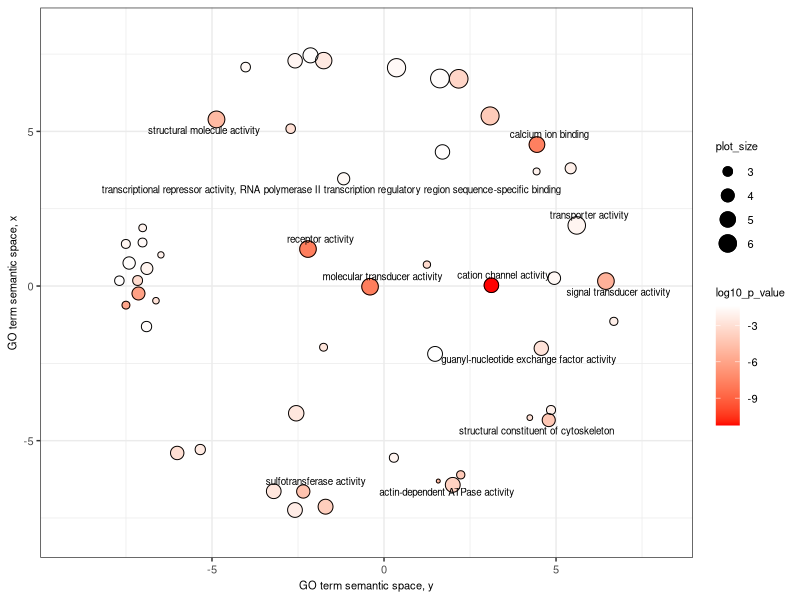

This chart was generated by the following R code:


# A plotting R script produced by the REVIGO server at http://revigo.irb.hr/
# If you found REVIGO useful in your work, please cite the following reference:
# Supek F et al. "REVIGO summarizes and visualizes long lists of Gene Ontology
# terms" PLoS ONE 2011. doi:10.1371/journal.pone.0021800


# --------------------------------------------------------------------------
# If you don't have the ggplot2 package installed, uncomment the following line:
# install.packages( "ggplot2" );
library( ggplot2 );
# --------------------------------------------------------------------------
# If you don't have the scales package installed, uncomment the following line:
# install.packages( "scales" );
library( scales );
library( ggrepel );


# --------------------------------------------------------------------------
# Here is your data from REVIGO. Scroll down for plot configuration options.

revigo.names <- c("term_ID","description","frequency_%","plot_X","plot_Y","plot_size","log10_p_value","uniqueness","dispensability");
revigo.data <- rbind(c("GO:0001227","transcriptional repressor activity, RNA polymerase II transcription regulatory region sequence-specific binding", 0.039,-1.173, 3.468, 3.743,-1.7020,0.973,0.000),
c("GO:0004871","signal transducer activity", 2.778, 6.450, 0.159, 5.592,-5.3565,0.987,0.000),
c("GO:0004872","receptor activity", 2.694,-2.210, 1.196, 5.579,-7.8239,0.695,0.000),
c("GO:0005085","guanyl-nucleotide exchange factor activity", 0.244, 4.571,-2.013, 4.537,-2.8601,0.961,0.000),
c("GO:0005198","structural molecule activity", 3.268,-4.870, 5.387, 5.663,-4.9208,0.987,0.000),
c("GO:0005200","structural constituent of cytoskeleton", 0.079, 4.788,-4.335, 4.046,-4.2596,0.972,0.000),
c("GO:0005215","transporter activity", 8.494, 5.602, 1.960, 6.078,-1.9115,0.988,0.000),
c("GO:0005261","cation channel activity", 0.299, 3.121, 0.024, 4.625,-11.2441,0.628,0.000),
c("GO:0005509","calcium ion binding", 0.967, 4.445, 4.574, 5.134,-7.6990,0.937,0.000),
c("GO:0030898","actin-dependent ATPase activity", 0.002, 1.577,-6.306, 2.389,-4.9586,0.975,0.000),
c("GO:0060089","molecular transducer activity", 2.707,-0.406,-0.021, 5.581,-7.8239,0.987,0.000),
c("GO:0008146","sulfotransferase activity", 0.093,-2.347,-6.643, 4.118,-4.5086,0.976,0.016),
c("GO:0042165","neurotransmitter binding", 0.003, 1.247, 0.693, 2.616,-3.2218,0.964,0.034),
c("GO:1901338","catecholamine binding", 0.004,-1.757,-1.979, 2.700,-2.6840,0.959,0.035),
c("GO:0071813","lipoprotein particle binding", 0.004, 6.680,-1.142, 2.744,-2.2118,0.938,0.035),
c("GO:0001540","beta-amyloid binding", 0.007,-2.713, 5.087, 3.006,-2.9626,0.954,0.037),
c("GO:0060090","binding, bridging", 0.052, 4.950, 0.254, 3.866,-1.7433,0.959,0.043),
c("GO:0005516","calmodulin binding", 0.072,-7.137,-0.241, 4.008,-6.2076,0.825,0.044),
c("GO:0005539","glycosaminoglycan binding", 0.107,-6.011,-5.398, 4.178,-3.0362,0.952,0.045),
c("GO:0033218","amide binding", 0.413, 1.484,-2.195, 4.764,-1.3684,0.954,0.051),
c("GO:0044877","macromolecular complex binding", 0.740,-2.552,-4.114, 5.018,-2.6073,0.952,0.054),
c("GO:0043565","sequence-specific DNA binding", 2.222,-1.753, 7.289, 5.495,-2.4908,0.921,0.074),
c("GO:0043167","ion binding",33.492, 2.171, 6.701, 6.673,-3.5229,0.937,0.106),
c("GO:0008296","3'-5'-exodeoxyribonuclease activity", 0.006, 0.287,-5.552, 2.915,-1.9307,0.974,0.113),
c("GO:0005543","phospholipid binding", 0.270, 1.699, 4.336, 4.579,-1.4516,0.940,0.138),
c("GO:0005540","hyaluronic acid binding", 0.011,-5.341,-5.287, 3.186,-2.4776,0.949,0.182),
c("GO:0008143","poly(A) binding", 0.008,-4.022, 7.079, 3.024,-1.7001,0.950,0.184),
c("GO:0003676","nucleic acid binding",21.226, 0.364, 7.059, 6.475,-1.6799,0.930,0.197),
c("GO:0016782","transferase activity, transferring sulfur-containing groups", 0.427,-1.699,-7.135, 4.779,-3.8861,0.975,0.198),
c("GO:0042166","acetylcholine binding", 0.003, 4.435, 3.705, 2.571,-2.0453,0.954,0.207),
c("GO:0004842","ubiquitin-protein transferase activity", 0.352,-3.205,-6.636, 4.695,-2.6716,0.975,0.222),
c("GO:0019787","ubiquitin-like protein transferase activity", 0.378,-2.588,-7.242, 4.726,-2.3288,0.975,0.223),
c("GO:0043169","cation binding",15.599, 3.083, 5.500, 6.342,-4.0506,0.930,0.224),
c("GO:0070405","ammonium ion binding", 0.018, 5.425, 3.807, 3.401,-2.1630,0.950,0.236),
c("GO:0000146","microfilament motor activity", 0.004, 2.230,-6.105, 2.755,-4.1487,0.974,0.238),
c("GO:0097159","organic cyclic compound binding",41.137, 1.625, 6.710, 6.763,-1.5290,0.936,0.262),
c("GO:0003774","motor activity", 0.399, 1.998,-6.429, 4.750,-3.6990,0.972,0.321),
c("GO:0034185","apolipoprotein binding", 0.002,-6.485, 1.007, 2.500,-2.1445,0.854,0.333),
c("GO:0031690","adrenergic receptor binding", 0.002,-6.629,-0.475, 2.520,-2.9208,0.837,0.333),
c("GO:0050431","transforming growth factor beta binding", 0.003,-7.015, 1.880, 2.667,-2.0453,0.845,0.340),
c("GO:0030506","ankyrin binding", 0.003,-7.501,-0.618, 2.691,-5.9586,0.843,0.341),
c("GO:0043548","phosphatidylinositol 3-kinase binding", 0.005,-7.019, 1.407, 2.874,-1.6803,0.848,0.349),
c("GO:0043236","laminin binding", 0.006,-7.504, 1.361, 2.890,-1.8557,0.847,0.350),
c("GO:0097110","scaffold protein binding", 0.007,-7.692, 0.172, 3.000,-1.4484,0.845,0.355),
c("GO:0017147","Wnt-protein binding", 0.009,-7.162, 0.178, 3.084,-3.2291,0.844,0.360),
c("GO:0043394","proteoglycan binding", 0.011,-6.903,-1.310, 3.195,-1.5262,0.837,0.365),
c("GO:0097493","structural molecule activity conferring elasticity", 0.002, 4.238,-4.256, 2.450,-2.9208,0.974,0.368),
c("GO:1990837","sequence-specific double-stranded DNA binding", 0.279,-2.584, 7.284, 4.595,-1.8642,0.918,0.375),
c("GO:0008307","structural constituent of muscle", 0.006, 4.854,-4.009, 2.912,-2.1643,0.973,0.392),
c("GO:0019838","growth factor binding", 0.034,-6.892, 0.567, 3.677,-1.9570,0.832,0.392),
c("GO:0030674","protein binding, bridging", 0.045,-7.408, 0.744, 3.801,-1.4806,0.830,0.399),
c("GO:0003690","double-stranded DNA binding", 0.508,-2.137, 7.459, 4.855,-1.4740,0.929,0.399));

one.data <- data.frame(revigo.data);
names(one.data) <- revigo.names;
one.data <- one.data [(one.data$plot_X != "null" & one.data$plot_Y != "null"), ];
one.data$plot_X <- as.numeric( as.character(one.data$plot_X) );
one.data$plot_Y <- as.numeric( as.character(one.data$plot_Y) );
one.data$plot_size <- as.numeric( as.character(one.data$plot_size) );
one.data$log10_p_value <- as.numeric( as.character(one.data$log10_p_value) );
one.data$frequency <- as.numeric( as.character(one.data$frequency) );
one.data$uniqueness <- as.numeric( as.character(one.data$uniqueness) );
one.data$dispensability <- as.numeric( as.character(one.data$dispensability) );
#head(one.data);


# --------------------------------------------------------------------------
# Names of the axes, sizes of the numbers and letters, names of the columns,
# etc. can be changed below

p1 <- ggplot( data = one.data );
p1 <- p1 + geom_point( aes( plot_X, plot_Y, colour = log10_p_value, size = plot_size), alpha = I(1) ) + scale_size_area();
p1 <- p1 + scale_colour_gradientn( colours = c("red", "white"), limits = c( min(one.data$log10_p_value), max(one.data$log10_p_value)) );
p1 <- p1 + geom_point( aes(plot_X, plot_Y, size = plot_size), shape = 21, fill = "transparent", colour = I (alpha ("black", 1) )) + scale_size_area();
p1 <- p1 + scale_size( range=c(1, 6)) + theme_bw(); # + scale_fill_gradientn(colours = heat_hcl(7), limits = c(-300, 0) );
ex <- one.data [ one.data$dispensability < 0.025, ]; 
p1 <- p1 + geom_text_repel( data = ex, aes(plot_X, plot_Y, label = description), colour = I(alpha("black", 1)), size = 2.5 );
p1 <- p1 + labs (y = "GO term semantic space, x", x = "GO term semantic space, y");
p1 <- p1 + theme(legend.key = element_blank(), legend.text = element_text(size=8), axis.title = element_text(size=8), axis.text = element_text(size=8), legend.title = element_text(size=8)) ;
one.x_range = max(one.data$plot_X) - min(one.data$plot_X);
one.y_range = max(one.data$plot_Y) - min(one.data$plot_Y);
p1 <- p1 + xlim(min(one.data$plot_X)-one.x_range/10,max(one.data$plot_X)+one.x_range/10);
p1 <- p1 + ylim(min(one.data$plot_Y)-one.y_range/20,max(one.data$plot_Y)+one.y_range/20);



# --------------------------------------------------------------------------
# Output the plot to screen

#p1;

# Uncomment the line below to also save the plot to a file.
# The file type depends on the extension (default=pdf).

ggsave("../../figures/revigo_hiz_MF_CGN.pdf", device = cairo_pdf, width = 4, height = 3, units = "in", dpi = 300)